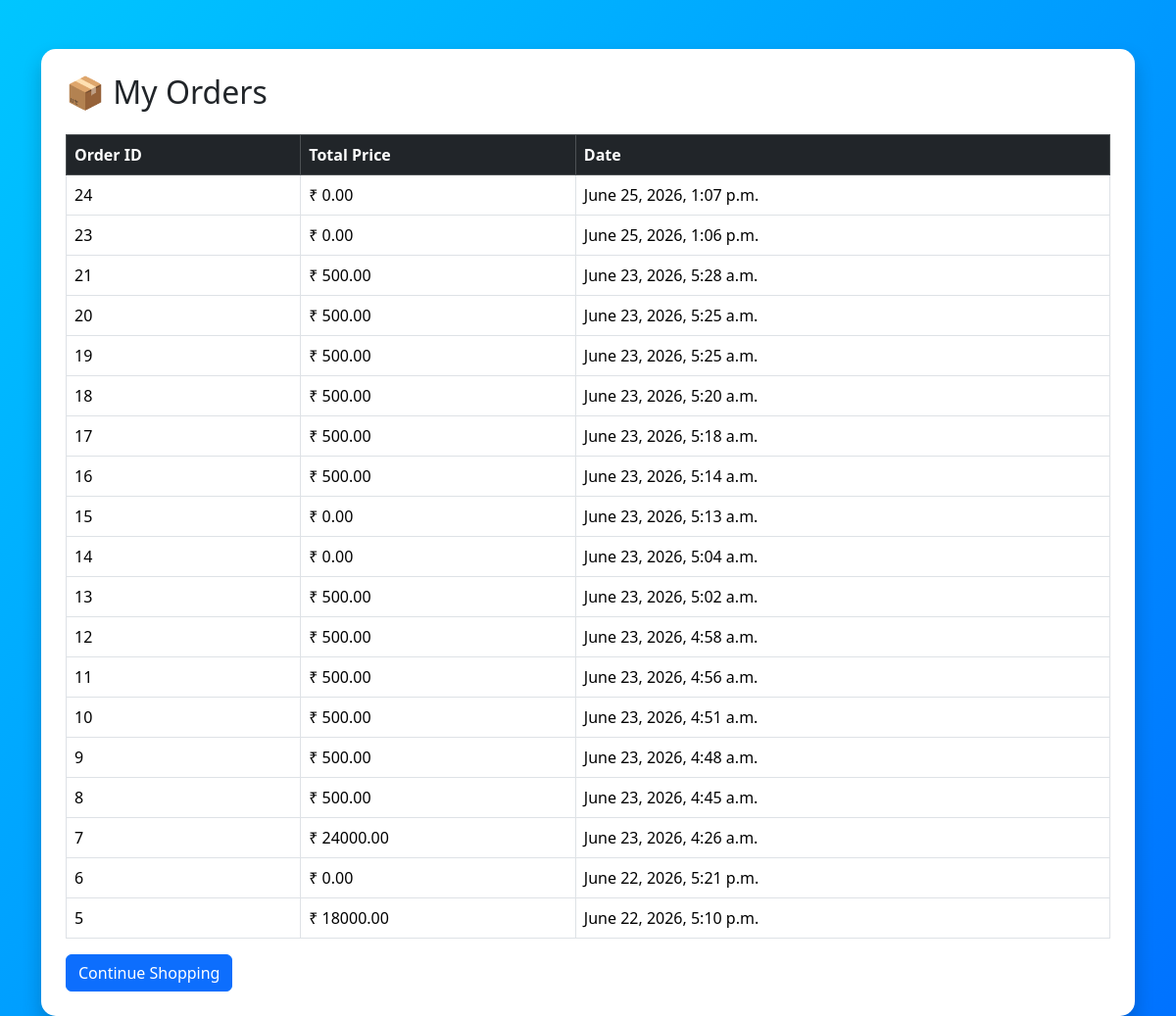
/orders/ (signed in), run on the app's committed database.
### store/models.py (models this page shows, shortened)
class Order(models.Model):
    STATUS_CHOICES = [
        ('Pending', 'Pending'),
        ('Confirmed', 'Confirmed'),
        ('Shipped', 'Shipped'),
        ('Delivered', 'Delivered'),
        ('Cancelled', 'Cancelled'),
    ]
    user = models.ForeignKey(User, on_delete=models.CASCADE)
    total_price = models.DecimalField(max_digits=10, decimal_places=2)
    created_at = models.DateTimeField(auto_now_add=True)
    status = models.CharField(
        max_length=20,
        choices=STATUS_CHOICES,
        default='Pending'
    )

### store/views.py (the view)
# urls.py: path('orders/', order_history, name='order_history'),
@login_required
def order_history(request):
    orders = Order.objects.filter(
        user=request.user
    ).order_by('-created_at')
    return render(
        request,
        'order_history.html',
        {'orders': orders}
    )

### store/templates/order_history.html (shortened to what this page needs)
<!DOCTYPE html>
<html>
<head>
    <link href="https://cdn.jsdelivr.net/npm/bootstrap@5.3.3/dist/css/bootstrap.min.css" rel="stylesheet">
</head>
<body>
<div class="container">
    <div class="card-box">
        <h2 class="mb-4">📦 My Orders</h2>
        <table class="table table-bordered">
            <thead class="table-dark">
                <tr>
                    <th>Order ID</th>
                    <th>Total Price</th>
                    <th>Date</th>
                </tr>
            </thead>
            <tbody>
                {% for order in orders %}
                <tr>
                    <td>{{ order.id }}</td>
                    <td>₹ {{ order.total_price }}</td>
                    <td>{{ order.created_at }}</td>
                </tr>
                {% empty %}
                <tr>
                    <td colspan="3" class="text-center">
                        No Orders Yet
                    </td>
                </tr>
                {% endfor %}
            </tbody>
        </table>
        <a href="{% url 'store:home' %}" class="btn btn-primary">
            Continue Shopping
        </a>
    </div>
</div>
</body>
</html>

### store/templates/order_history.html (style rules this page uses)
body { background: linear-gradient(135deg,#00c6ff,#0072ff); min-height:100vh; }
.card-box { margin-top:50px; background:white; padding:25px; border-radius:15px; box-shadow:0 10px 20px rgba(0,0,0,.2); }

### data on the page
Order: id "24", total_price "0.00", created_at "June 25, 2026, 1:07 p.m."
Order: id "23", total_price "0.00", created_at "June 25, 2026, 1:06 p.m."
Order: id "21", total_price "500.00", created_at "June 23, 2026, 5:28 a.m."
Order: id "20", total_price "500.00", created_at "June 23, 2026, 5:25 a.m."
Order: id "19", total_price "500.00", created_at "June 23, 2026, 5:25 a.m."
Order: id "18", total_price "500.00", created_at "June 23, 2026, 5:20 a.m."
Order: id "17", total_price "500.00", created_at "June 23, 2026, 5:18 a.m."
Order: id "16", total_price "500.00", created_at "June 23, 2026, 5:14 a.m."
Order: id "15", total_price "0.00", created_at "June 23, 2026, 5:13 a.m."
Order: id "14", total_price "0.00", created_at "June 23, 2026, 5:04 a.m."
Order: id "13", total_price "500.00", created_at "June 23, 2026, 5:02 a.m."
Order: id "12", total_price "500.00", created_at "June 23, 2026, 4:58 a.m."
Order: id "11", total_price "500.00", created_at "June 23, 2026, 4:56 a.m."
Order: id "10", total_price "500.00", created_at "June 23, 2026, 4:51 a.m."
Order: id "9", total_price "500.00", created_at "June 23, 2026, 4:48 a.m."
Order: id "8", total_price "500.00", created_at "June 23, 2026, 4:45 a.m."
Order: id "7", total_price "24000.00", created_at "June 23, 2026, 4:26 a.m."
Order: id "6", total_price "0.00", created_at "June 22, 2026, 5:21 p.m."
Order: id "5", total_price "18000.00", created_at "June 22, 2026, 5:10 p.m."
